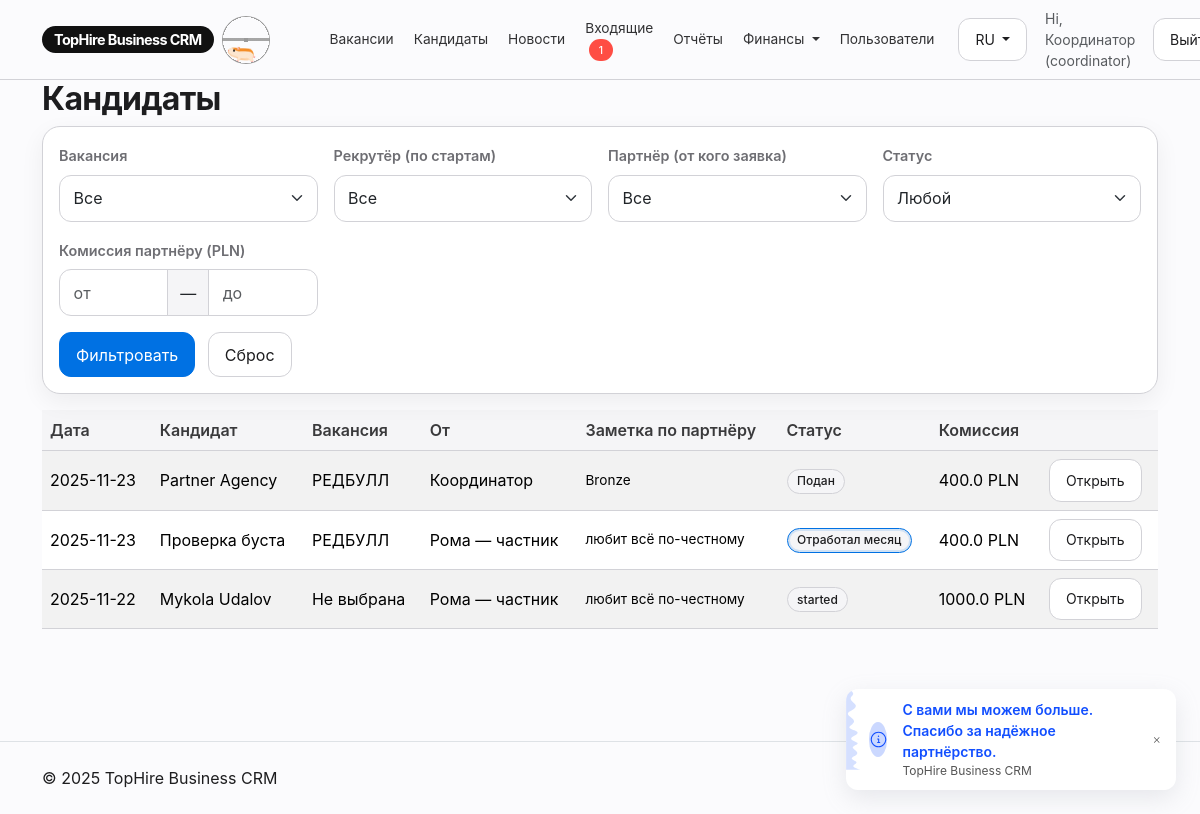
The page /candidates (signed in) on the database its author committed.
### models.py (models this page shows, shortened)
class Base(DeclarativeBase):
    pass

class User(Base):
    __tablename__ = "users"
    id: Mapped[int] = mapped_column(primary_key=True)
    name: Mapped[str] = mapped_column(String(180))
    email: Mapped[str] = mapped_column(String(255), unique=True, index=True)
    password_hash: Mapped[str] = mapped_column(String(255))
    role: Mapped[str] = mapped_column(String(32))  # coordinator|recruiter|partner
    is_active: Mapped[bool] = mapped_column(Boolean, default=True)
    note: Mapped[str] = mapped_column(Text, default="")
    is_blocked: Mapped[bool] = mapped_column(Boolean, default=False)
    bank_account: Mapped[str] = mapped_column(String(255), default="")
    bank_name: Mapped[str] = mapped_column(String(255), default="")
    company_name: Mapped[str] = mapped_column(String(255), default="")
    tax_id: Mapped[str] = mapped_column(String(100), default="")
    address: Mapped[str] = mapped_column(Text, default="")
    payout_note: Mapped[str] = mapped_column(Text, default="")
    settlement_day: Mapped[int] = mapped_column(Integer, default=10)
    created_at: Mapped[datetime] = mapped_column(DateTime, default=datetime.utcnow)

class Candidate(Base):
    __tablename__ = "candidates"
    id: Mapped[int] = mapped_column(primary_key=True)
    job_id: Mapped[int] = mapped_column(ForeignKey("jobs.id"))
    submitter_id: Mapped[int] = mapped_column(ForeignKey("users.id"))
    full_name: Mapped[str] = mapped_column(String(200))
    phone: Mapped[str] = mapped_column(String(100), default="")
    email: Mapped[str] = mapped_column(String(200), default="")
    cv_url: Mapped[str] = mapped_column(String(400), default="")
    notes: Mapped[str] = mapped_column(Text, default="")
    status: Mapped[str] = mapped_column(String(32), default="Подан")
    partner_fee_offer: Mapped[float] = mapped_column(Float, default=0.0)
    recruiter_fee_offer: Mapped[float] = mapped_column(Float, default=0.0)
    created_at: Mapped[datetime] = mapped_column(DateTime, default=datetime.utcnow)

class Job(Base):
    __tablename__ = "jobs"
    id: Mapped[int] = mapped_column(primary_key=True)
    title: Mapped[str] = mapped_column(String(200))
    location: Mapped[str] = mapped_column(String(200), default="")
    description: Mapped[str] = mapped_column(Text, default="")
    short_description: Mapped[str] = mapped_column(String(255), default="")
    status: Mapped[str] = mapped_column(String(32), default="active")
    priority: Mapped[str] = mapped_column(String(32), default="normal")  # urgent|normal|low
    gender_preference: Mapped[str] = mapped_column(String(32), default="")  # m/f/any, хранится как текст
    age_to: Mapped[int] = mapped_column(Integer, default=0)  # 0 = без ограничения
    partner_fee_amount: Mapped[float] = mapped_column(Float, default=0.0)
    recruiter_fee_amount: Mapped[float] = mapped_column(Float, default=0.0)
    promo_multiplier: Mapped[float] = mapped_column(Float, default=1.0)
    promo_label: Mapped[str] = mapped_column(String(255), default="")
    created_at: Mapped[datetime] = mapped_column(DateTime, default=datetime.utcnow)

### app.py (the view)
@app.route("/candidates")
@login_required
def candidates():
    job_id = request.args.get("job_id", type=int)
    recruiter_id = request.args.get("recruiter_id", type=int)
    status = request.args.get("status")
    min_fee = request.args.get("min_fee", type=float)
    max_fee = request.args.get("max_fee", type=float)
    from sqlalchemy import select
    q = (db.session.query(Candidate,
         case((Job.status=="active", Job.title), else_=None).label("job_title"),
         User.name.label("submitter_name"),
         User.note.label("submitter_note"),
         Job.partner_fee_amount.label("partner_fee"),
         User.is_blocked.label("submitter_blocked"))
         .join(Job, Candidate.job_id==Job.id)
         .join(User, User.id==Candidate.submitter_id))
    if g.user.role=="partner":
        q = q.filter(Candidate.submitter_id==g.user.id)
    q = q.filter(Candidate.status != "Удалён")
    if job_id:
        q = q.filter(Candidate.job_id==job_id)
    if recruiter_id is not None:
        sub = select(Placement.candidate_id).where(Placement.recruiter_id==recruiter_id)
        q = q.filter(Candidate.id.in_(sub))
    if status:
        q = q.filter(Candidate.status==status)
    if min_fee is not None:
        q = q.filter(Job.partner_fee_amount>=min_fee)
    if max_fee is not None:
        q = q.filter(Job.partner_fee_amount<=max_fee)
    rows = q.order_by(Candidate.created_at.desc()).limit(400).all()
    jobs = db.session.query(Job.id, Job.title).filter(Job.status=="active").order_by(Job.title.asc()).all()
    recruiters = db.session.query(User.id, User.name).filter(User.role=="recruiter").order_by(User.name.asc()).all()
    unread_comments = {}
    if g.user:
        candidate_ids = [c.id for (c, *_) in rows]
        if candidate_ids:
            all_comments = db.session.query(CandidateComment).filter(CandidateComment.candidate_id.in_(candidate_ids)).all()
            seen_rows = db.session.query(CandidateCommentSeen).filter(
                CandidateCommentSeen.candidate_id.in_(candidate_ids),
                CandidateCommentSeen.user_id == g.user.id,
            ).all()
            seen_map = {s.candidate_id: s.last_seen_at for s in seen_rows}
            for cm in all_comments:
                last_seen = seen_map.get(cm.candidate_id)
                if (not last_seen) or (cm.created_at > last_seen):
                    unread_comments[cm.candidate_id] = unread_comments.get(cm.candidate_id, 0) + 1
    return render_template("candidates.html", rows=rows, jobs=jobs, recruiters=recruiters, pipeline=PIPELINE,
                           current={"job_id":job_id,"recruiter_id":recruiter_id,"status":status,"min_fee":min_fee,"max_fee":max_fee},
                           unread_comments=unread_comments)

### app.py (called while the page is built)
@app.context_processor
def inject_brand():
    lang = session.get("lang", "ru")
    return {"BRAND": BRAND, "current_lang": lang}

@app.before_request
def load_user():
    g.user = None
    uid = session.get("uid")
    if uid:
        g.user = db.session.get(User, uid)
    g.inbox_count = 0
    g.news_unread_count = 0
    if g.user and g.user.role in ("recruiter","coordinator"):
        g.inbox_count = db.session.query(func.count(Candidate.id)).filter(Candidate.status=="Подан").scalar() or 0
    if g.user:
        g.news_unread_count = (
            db.session.query(func.count(News.id))
            .outerjoin(NewsRead, (NewsRead.news_id == News.id) & (NewsRead.user_id == g.user.id))
            .filter(News.is_published == True, NewsRead.id.is_(None))
            .scalar()
            or 0
        )

def login_required(f):
    from functools import wraps
    @wraps(f)
    def wrapper(*a, **kw):
        if not g.user:
            return redirect(url_for("login"))
        return f(*a, **kw)
    return wrapper

### templates/candidates.html (shortened to what this page needs)
{% extends "layout.html" %}
{% block content %}
<h2 class="hero-title mb-2">Кандидаты</h2>
<form method="get" class="card p-3 mb-3">
  <div class="row g-3">
    <div class="col-md-3">
      <label class="form-label">Вакансия</label>
      <select class="form-select" name="job_id">
        <option value="">Все</option>
      </select>
    </div>
    <div class="col-md-3">
      <label class="form-label">Рекрутёр (по стартам)</label>
      <select class="form-select" name="recruiter_id">
        <option value="">Все</option>
      </select>
    </div>
    <div class="col-md-3">
      <label class="form-label">Партнёр (от кого заявка)</label>
      <select class="form-select" name="partner_id">
        <option value="">Все</option>
      </select>
    </div>
    <div class="col-md-3">
      <label class="form-label">Статус</label>
      <select class="form-select" name="status">
        <option value="">Любой</option>
      </select>
    </div>
    <div class="col-md-3">
      <label class="form-label">Комиссия партнёру (PLN)</label>
      <div class="input-group">
        <input class="form-control" type="number" step="1" name="min_fee" placeholder="от" value="{{ current.min_fee or '' }}">
        <span class="input-group-text">—</span>
        <input class="form-control" type="number" step="1" name="max_fee" placeholder="до" value="{{ current.max_fee or '' }}">
      </div>
    </div>
  </div>
  <div class="mt-3">
    <button class="btn btn-primary me-2">Фильтровать</button>
    <a class="btn btn-outline-secondary" href="{{ url_for('candidates') }}">Сброс</a>
  </div>
</form>
<table class="table table-striped align-middle">
  <thead><tr><th>Дата</th><th>Кандидат</th><th>Вакансия</th><th>От</th><th>Заметка по партнёру</th><th>Статус</th><th>Комиссия</th><th></th></tr></thead>
  <tbody>
    {% for c, job_title, submitter_name, submitter_note, partner_fee, submitter_blocked in rows %}
    <tr class="{% if c.status in ['Не вышел','Не отработал'] %}row-status-bad{% elif c.status=='Отработал месяц' %}row-status-good{% endif %}">
      <td>{{ c.created_at.date() }}</td>
      <td>{{ c.full_name }}</td>
      <td>{{ job_title or 'Не выбрана' }}</td>
      <td>{{ submitter_name }}{% if submitter_blocked %} <span class="badge text-bg-danger ms-1">!</span>{% endif %}</td>
      <td class="small-note">{{ submitter_note }}</td>
      <td>
        <span class="badge badge-step {% if c.status in ['Вышел на работу','Не вышел','Отработал месяц','Не отработал'] %}step-active{% endif %}">{{ c.status }}</span>
      </td>
      <td>{{ partner_fee }} PLN</td>
      <td><a class="btn btn-outline-secondary btn-sm" href="{{ url_for('candidate_view', cand_id=c.id) }}">Открыть</a></td>
    </tr>
    {% endfor %}
  </tbody>
</table>
{% endblock %}

### templates/layout.html (shortened to what this page needs)
<!doctype html>
<html lang="{{ current_lang or 'ru' }}">
<head>
  <link href="https://cdn.jsdelivr.net/npm/bootstrap@5.3.3/dist/css/bootstrap.min.css" rel="stylesheet">
  <link href="{{ url_for('static', filename='css/tophire.css') }}" rel="stylesheet">
</head>
<body>
<nav class="navbar navbar-expand-lg py-2">
  <div class="container">
    <a class="navbar-brand brand d-flex align-items-center gap-2" href="{{ url_for('index') }}">
      <span class="brand-mark">{{ BRAND }}</span>
      <span class="brand-hamster d-none d-sm-inline-flex">
        <div aria-label="Orange and tan hamster running in a metal wheel"
             role="img"
             class="wheel-and-hamster">
          <div class="wheel"></div>
          <div class="hamster">
            <div class="hamster__body">
              <div class="hamster__head">
                <div class="hamster__ear"></div>
                <div class="hamster__eye"></div>
              </div>
              <div class="hamster__limb hamster__limb--fr"></div>
              <div class="hamster__limb hamster__limb--fl"></div>
              <div class="hamster__limb hamster__limb--br"></div>
              <div class="hamster__limb hamster__limb--bl"></div>
              <div class="hamster__tail"></div>
            </div>
          </div>
          <div class="spoke"></div>
        </div>
      </span>
    </a>
    {% if g.user %}
    <div class="collapse navbar-collapse" id="nav">
      <ul class="navbar-nav nav-main ms-4 me-auto align-items-lg-center gap-lg-1">
        <li class="nav-item">
          <a class="nav-link" href="{{ url_for('jobs') }}">
            {{ "Вакансії" if current_lang=="uk" else "Вакансии" }}
          </a>
        </li>
        <li class="nav-item">
          <a class="nav-link" href="{{ url_for('candidates') }}">
            {{ "Кандидати" if current_lang=="uk" else "Кандидаты" }}
          </a>
        </li>
        <li class="nav-item">
          <a class="nav-link nav-link-with-badge" href="{{ url_for('news_list') }}">
            <span class="nav-link-label">{{ "Новини" if current_lang=="uk" else "Новости" }}</span>
          </a>
        </li>
        {% if g.user.role in ['recruiter','coordinator'] %}
        <li class="nav-item">
          <a class="nav-link" href="{{ url_for('inbox') }}">
            {{ "Вхідні" if current_lang=="uk" else "Входящие" }}
            {% if g.inbox_count %}
              <span class="badge text-bg-danger ms-1">{{ g.inbox_count }}</span>
            {% endif %}
          </a>
        </li>
        <li class="nav-item">
          <a class="nav-link" href="{{ url_for('reports') }}">
            {{ "Звіти" if current_lang=="uk" else "Отчёты" }}
          </a>
        </li>
        {% endif %}
        {% if g.user.role in ['finance','coordinator'] %}
        <li class="nav-item dropdown">
          <a class="nav-link dropdown-toggle" href="#" id="navFinance" role="button" data-bs-toggle="dropdown" aria-expanded="false">
            {{ "Фінанси" if current_lang=="uk" else "Финансы" }}
          </a>
        </li>
        {% endif %}
        {% if g.user.role == 'coordinator' %}
        <li class="nav-item">
          <a class="nav-link" href="{{ url_for('admin_users') }}">
            {{ "Користувачі" if current_lang=="uk" else "Пользователи" }}
          </a>
        </li>
        {% endif %}
      </ul>
      <div class="navbar-utilities ms-lg-3 mt-3 mt-lg-0 w-100 w-lg-auto justify-content-between justify-content-lg-end">
        <div class="dropdown me-2">
          <button class="btn btn-sm btn-outline-secondary dropdown-toggle" type="button" data-bs-toggle="dropdown">
            {{ "UA" if current_lang=="uk" else "RU" }}
          </button>
        </div>
        <div class="navbar-user d-flex align-items-center gap-2 text-muted small flex-grow-1 flex-lg-grow-0">
          <span>
            {{ "Привіт" if current_lang=="uk" else "Hi" }}, {{ g.user.name }} ({{ g.user.role }})
          </span>
        </div>
        <a class="btn btn-sm btn-outline-secondary ms-lg-2" href="{{ url_for('logout') }}">
          {{ "Вийти" if current_lang=="uk" else "Выйти" }}
        </a>
      </div>
    </div>
    {% endif %}
  </div>
</nav>
<main class="container pb-5">
  {% block content %}{% endblock %}
</main>
{% if g.user %}
<div class="bottom-toast toast-hidden" id="appreciationToast">
  <div class="toast-card">
    <div class="toast-icon-container">
    </div>
    <div class="toast-message-text-container">
      <p class="toast-message-text" id="toastMessageMain">
      </p>
      <p class="toast-sub-text">{{ BRAND }}</p>
    </div>
  </div>
</div>
{% endif %}
<footer class="py-4 mt-5 border-top">
  <div class="container d-flex justify-content-between">
    <span>© {{ 2025 }} {{ BRAND }}</span>
    <span class="small-note">{{ "Стримана, зрозуміла CRM для рекрутингу" if current_lang=="uk" else "Сдержанная, понятная CRM для рекрутинга" }}</span>
  </div>
</footer>
</body></html>

### rows shown on the page
User: user.name "Координатор", user.role "coordinator"
Candidate: created_at "2025-11-23", full_name "Partner Agency", job_title "РЕДБУЛЛ", name "Координатор", note "Bronze", status "Подан", partner_fee_amount "400.0"
Candidate: created_at "2025-11-23", full_name "Проверка буста", job_title "РЕДБУЛЛ", name "Рома — частник", note "любит всё по-честному", status "Отработал месяц", partner_fee_amount "400.0"
Candidate: created_at "2025-11-22", full_name "Mykola Udalov", job_title "Не выбрана", name "Рома — частник", note "любит всё по-честному", status "started", partner_fee_amount "1000.0"

### other values the page prints
{{ BRAND }} "TopHire Business CRM"
{{ "Вакансії" if current_lang=="uk" else "Вакансии" }} "Вакансии"
{{ "Кандидати" if current_lang=="uk" else "Кандидаты" }} "Кандидаты"
{{ "Новини" if current_lang=="uk" else "Новости" }} "Новости"
{{ "Вхідні" if current_lang=="uk" else "Входящие" }} "Входящие"
{{ g.inbox_count }} "1"
{{ "Звіти" if current_lang=="uk" else "Отчёты" }} "Отчёты"
{{ "Фінанси" if current_lang=="uk" else "Финансы" }} "Финансы"
{{ "Користувачі" if current_lang=="uk" else "Пользователи" }} "Пользователи"
{{ "UA" if current_lang=="uk" else "RU" }} "RU"
{{ "Привіт" if current_lang=="uk" else "Hi" }} "Hi"
{{ 2025 }} "2025"
